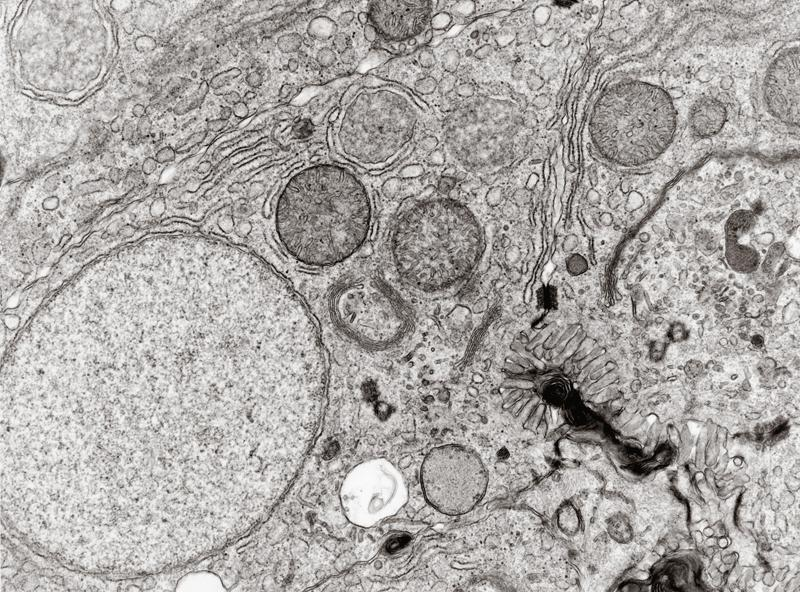
//> input picture images/B0008393-800.jpg, 800 x 592 px
$ ./demo_deconv_LR   (built with g++ and OpenCV 4)
//> lines starting //> are read from the running program, lines starting //| are printed output that depends on the picture; after the words box and inside, x2 and y2 are one past the last pixel; in counts of white or black regions, pixels touching at a corner belong together
//
// Created by peo on 17-6-27.
//

#include <opencv2/opencv.hpp>
#include <opencv2/highgui.hpp>

#define kappa 10000

int main()
{
    cv::Mat im;
    cv::Mat im_conv_kernel;
    cv::Mat im_correction;
    cv::Mat im_new;
    cv::Mat im_new_est;
    cv::Mat im1;

    char str[80];
    im1 = cv::imread("images/B0008393-800.jpg");
//> im1 is the input picture: 592 rows x 800 cols, CV_8UC3; mean B, G, R 165.7, 168.4, 171.7
    cv::imshow("Original-Color", im1);

    im = cv::imread("images/B0008393-800.jpg", 0);
//> im: 592 rows x 800 cols, CV_8UC1; min 0, max 255, mean 169.1
    cv::imshow("Original-Gray", im);

    for (int i = 0; i < 100; i++) {

        double a[9] = {0, 40, 0, 0, 40, 0, 0, 40, 0};
        cv::Mat kernel = cv::Mat(3, 3, CV_32FC1, a);

        cv::filter2D(im, im_conv_kernel, im.depth(), kernel, cv::Point(-1, -1));

        cv::imshow("conv", im_conv_kernel);

        // Subtract from blurred image. Error correction = b(x, y) - ik(x, y)**k(x, y)
        im.copyTo(im_correction);
        cv::subtract(im, im_conv_kernel, im_correction);
        cv::imshow("Sub", im_correction);

        // Add ik(x, y) with image Correction - ik(x,y) + b(x,y) - ik(x,y) ** k(x,y)
        im.copyTo(im_new_est);
        cv::add(im, im_correction, im_new_est);
        cv::imshow("Add", im_new_est);

        im_new_est.copyTo(im);
    }
//> this loop made 100 passes
//> pass 1, `cv::filter2D(im, im_conv_kernel, im.depth(), kernel, cv::Point(-1, -1));`:
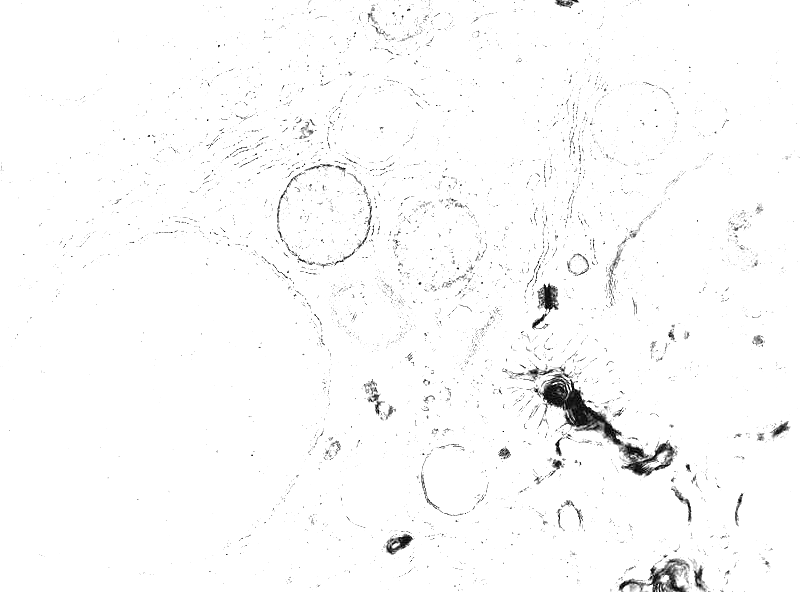
//> im_conv_kernel: 592 rows x 800 cols, CV_8UC1; min 0, max 255, mean 250.5
//> pass 2, `cv::filter2D(im, im_conv_kernel, im.depth(), kernel, cv::Point(-1, -1));`:
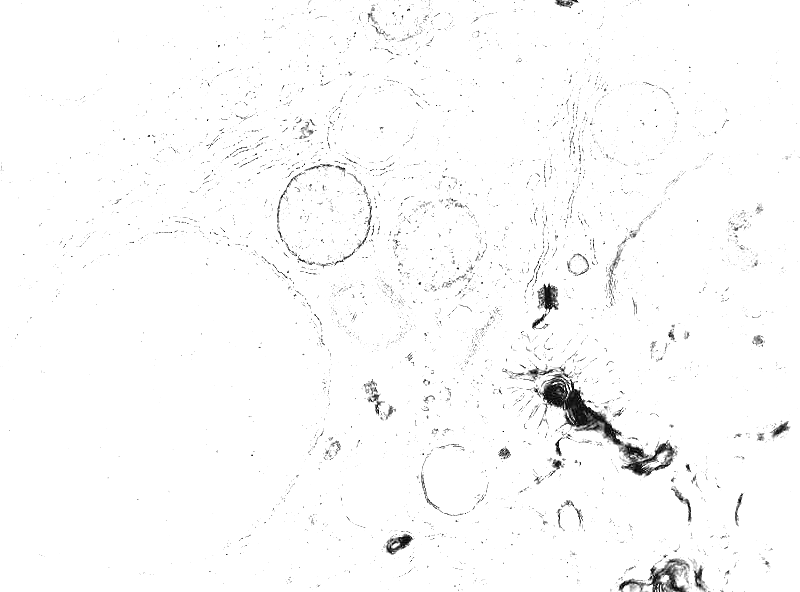
//> im_conv_kernel: 592 rows x 800 cols, CV_8UC1; 0.14% of pixels changed, all inside (x1, y1, x2, y2) = (134, 0, 788, 592)
//> after the loop:
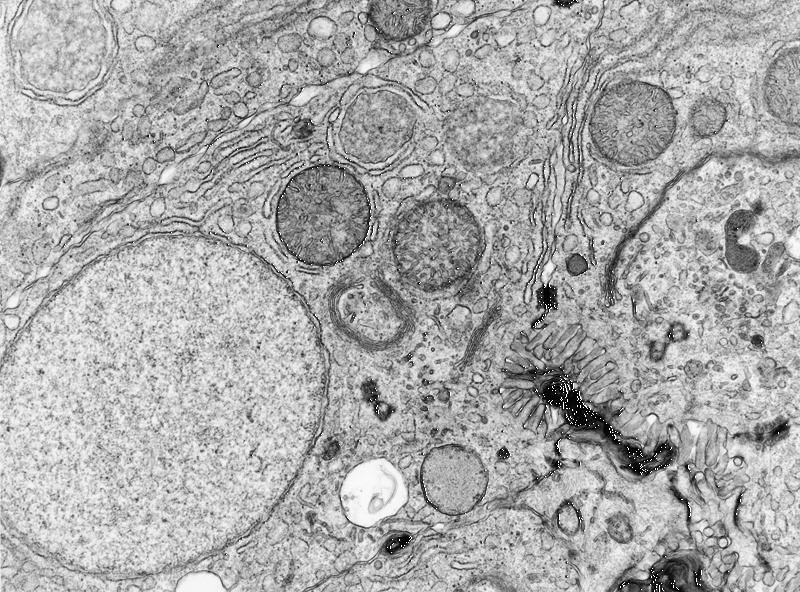
//> im: 592 rows x 800 cols, CV_8UC1; min 0, max 255, mean 169.6
//> after the loop:
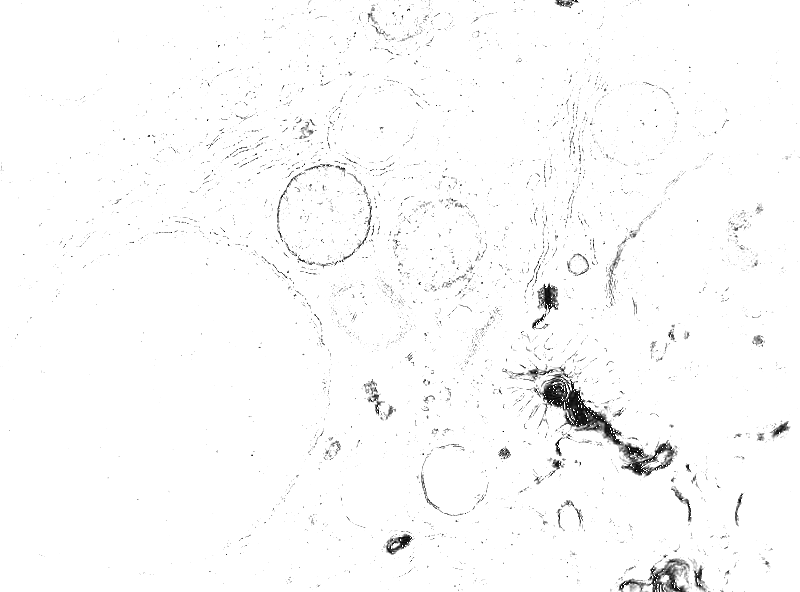
//> im_conv_kernel: 592 rows x 800 cols, CV_8UC1; 0.11% of pixels changed, all inside (x1, y1, x2, y2) = (155, 0, 788, 592)
//> after the loop:
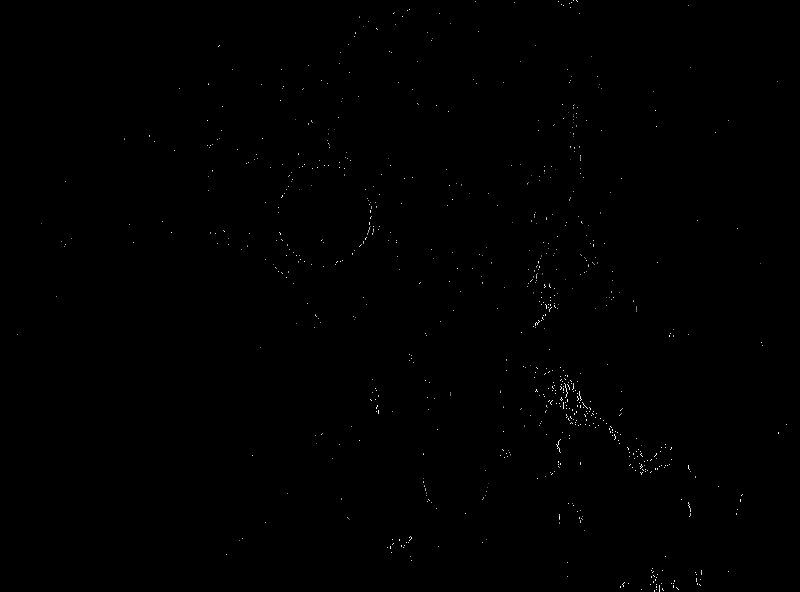
//> im_correction: 592 rows x 800 cols, CV_8UC1; min 0, max 255, mean 0.5
    cvWaitKey(-1);
    return 0;
}
